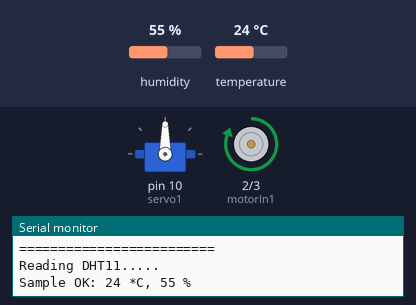
Simulated run of this sketch. Board: Arduino Uno, built with avr-gcc and run on an emulated ATmega328P. Parts: servo, motor-driver pin pairs drawn as motors (green arrow = first pin HIGH = forward, orange = second pin HIGH = backward, longer = more drive, scaled by the enable pin), the last lines printed to the serial monitor. Inputs (shaded band) come from the test bench; at power-on: humidity 55 %, temperature 24 °C.

Above: at 0.05 s.
At 5.35 s:
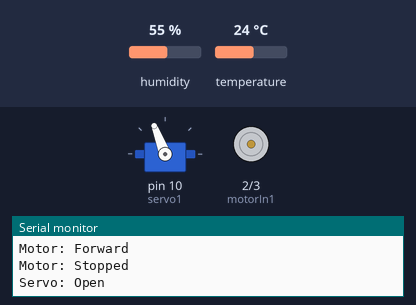
At 8.15 s:
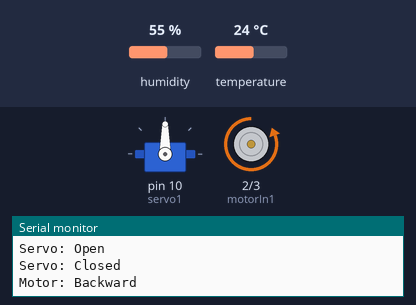
At 16.05 s:
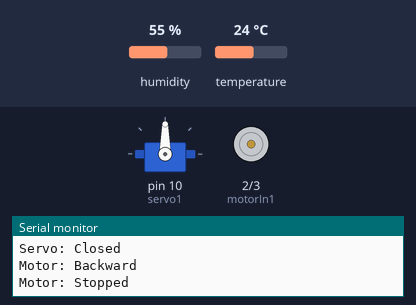
Timing chart, 0 to 20.9 s (numbered marks = the images above):
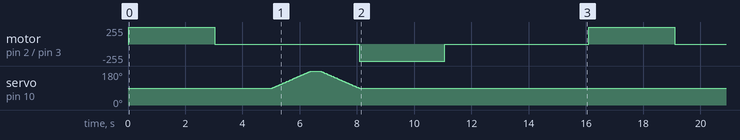

The sketch:

Successprotoype.ino
```cpp
#include <Servo.h>
#include <SimpleDHT.h>

// for L293D/DC motor
const int speedPin = 9;   // L293D Pin 1
const int motorIn1 = 2;   // L293D Pin 2
const int motorIn2 = 3;   // L293D Pin 7
int pinDHT11 = 4;

Servo servo1;
int pos = 0;

SimpleDHT11 dht11;

void setup() {
  pinMode(speedPin, OUTPUT);
  pinMode(motorIn1, OUTPUT);
  pinMode(motorIn2, OUTPUT);
  servo1.attach(10);
  Serial.begin(9600);
}

void loop() {
  Serial.println("=========================");
  Serial.println("Reading DHT11.....");

  byte temperature = 0;
  byte humidity = 0;
  byte data[40] = {0};

  // FIXED: Removed "return;". Sensor errors will no longer freeze the motor.
  if (dht11.read(pinDHT11, &temperature, &humidity, data) != 0) {
    Serial.println("DHT Read Failed - Proceeding to motor sequence anyway.");
  } else {
    // Print data only if read was successful
    Serial.print("Sample OK: ");
    Serial.print((int)temperature);
    Serial.print(" *C, ");
    Serial.print((int)humidity);
    Serial.println(" %");
  }

  // 1. Spin Forward at Full Speed
  Serial.println("Motor: Forward");
  digitalWrite(motorIn1, HIGH);
  digitalWrite(motorIn2, LOW);
  analogWrite(speedPin, 255);
  delay(3000); // 3-second delay

  // 2. Stop
  Serial.println("Motor: Stopped");
  digitalWrite(motorIn1, LOW);
  digitalWrite(motorIn2, LOW);
  delay(2000); // 2-second delay

  // Move Servo
  Serial.println("Servo: Open");
  for (pos = 90; pos <= 190; pos += 1) {
  servo1.write(pos);
  delay(15);}
  Serial.println("Servo: Closed");
  for (pos = 190; pos >= 90; pos -= 1) {
  servo1.write(pos);
  delay(15);}

  // 3. Spin Backward at Full Speed
  Serial.println("Motor: Backward");
  digitalWrite(motorIn1, LOW);
  digitalWrite(motorIn2, HIGH);
  analogWrite(speedPin, 255);
  delay(3000); // 3-second delay

  // 4. Stop
  Serial.println("Motor: Stopped");
  digitalWrite(motorIn1, LOW);
  digitalWrite(motorIn2, LOW);
  delay(5000); // 5-second delay
}
```

Measured:
- by itself, motor on pin 2 (motorIn1) / pin 3 (motorIn2): repeats every 16.1 s: stopped 5.0 s, backward 255/255 3.0 s, stopped 5.0 s, forward 255/255 3.0 s
